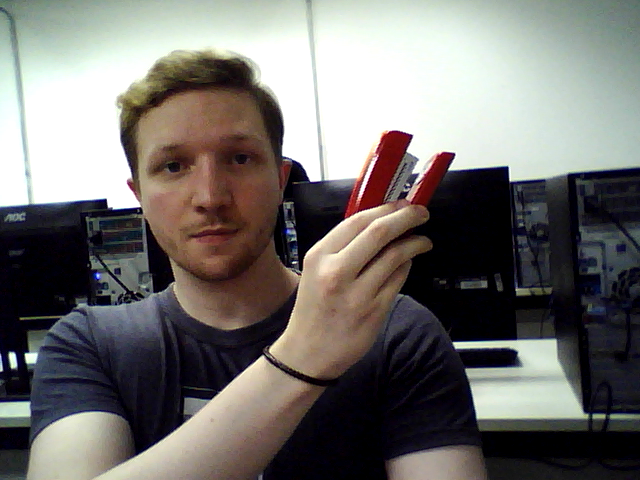
//> input picture Relatorio_Lab04/Ex_02/gab_original.png, 640 x 480 px, given in place of the camera
$ ./Equalize_Calc_Hist   (built with g++ and OpenCV 4)
//> lines starting //> are read from the running program, lines starting //| are printed output that depends on the picture
#include "opencv2/imgcodecs.hpp"
#include "opencv2/highgui.hpp"
#include "opencv2/imgproc.hpp"
#include <iostream>

using namespace cv;
using namespace std;

void plotHistogram(const Mat& image, Mat& histImage) {
    int histSize = 256;
    float range[] = { 0, 256 };
    const float* histRange[] = { range };
    bool uniform = true, accumulate = false;

    // Calcular histogramas para os canais B, G e R
    Mat b_hist, g_hist, r_hist;
    vector<Mat> bgr_planes;
    split(image, bgr_planes);
    calcHist(&bgr_planes[0], 1, 0, Mat(), b_hist, 1, &histSize, histRange, uniform, accumulate);
    calcHist(&bgr_planes[1], 1, 0, Mat(), g_hist, 1, &histSize, histRange, uniform, accumulate);
    calcHist(&bgr_planes[2], 1, 0, Mat(), r_hist, 1, &histSize, histRange, uniform, accumulate);

    // Normalizar os histogramas
    normalize(b_hist, b_hist, 0, histImage.rows, NORM_MINMAX, -1, Mat());
    normalize(g_hist, g_hist, 0, histImage.rows, NORM_MINMAX, -1, Mat());
    normalize(r_hist, r_hist, 0, histImage.rows, NORM_MINMAX, -1, Mat());

    // Desenhar os histogramas
    int hist_w = 512;
    int bin_w = cvRound((double)hist_w / histSize);

    for (int i = 1; i < histSize; i++) {
        line(histImage, Point(bin_w * (i - 1), histImage.rows - cvRound(b_hist.at<float>(i - 1))),
             Point(bin_w * i, histImage.rows - cvRound(b_hist.at<float>(i))),
             Scalar(255, 0, 0), 2, 8, 0); // Canal B

        line(histImage, Point(bin_w * (i - 1), histImage.rows - cvRound(g_hist.at<float>(i - 1))),
             Point(bin_w * i, histImage.rows - cvRound(g_hist.at<float>(i))),
             Scalar(0, 255, 0), 2, 8, 0); // Canal G

        line(histImage, Point(bin_w * (i - 1), histImage.rows - cvRound(r_hist.at<float>(i - 1))),
             Point(bin_w * i, histImage.rows - cvRound(r_hist.at<float>(i))),
             Scalar(0, 0, 255), 2, 8, 0); // Canal R
    }
}

int main() {
    VideoCapture cap(0); // Captura da câmera padrão
    if (!cap.isOpened()) {
        cout << "Erro ao abrir a câmera!" << endl;
        return -1;
    }

    while (true) {
        Mat frame;
        cap >> frame; // Captura o quadro da webcam
//> frame is the input picture: 480 rows x 640 cols, CV_8UC3; mean B, G, R 110.2, 113.3, 116.2

        if (frame.empty()) {
            cout << "Quadro vazio, encerrando!" << endl;
            break;
        }

        // Converter para escala de cinza
        Mat gray;
        cvtColor(frame, gray, COLOR_BGR2GRAY);
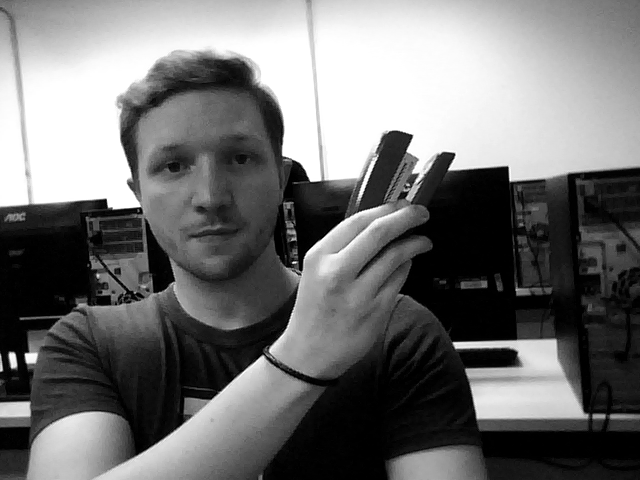
//> gray: 480 rows x 640 cols, CV_8UC1; min 0, max 255, mean 113.8

        // Aplicar equalização de histograma
        Mat equalized;
        equalizeHist(gray, equalized);
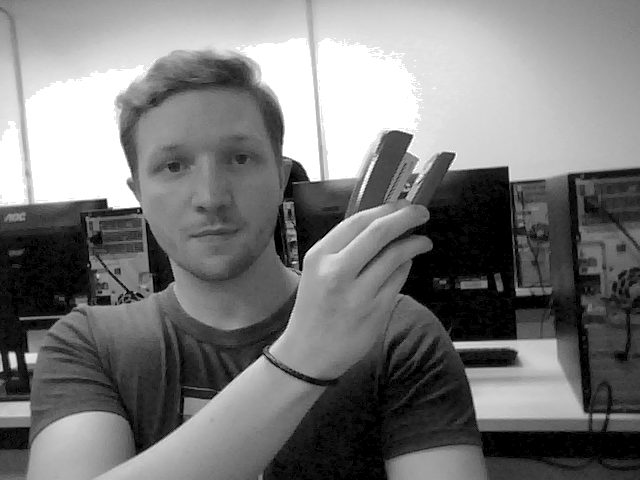
//> equalized: 480 rows x 640 cols, CV_8UC1; min 0, max 255, mean 121.5

        // Gerar histogramas
        Mat histImage(400, 512, CV_8UC3, Scalar(0, 0, 0));
        plotHistogram(frame, histImage);
//> in plotHistogram, `split(image, bgr_planes);`:
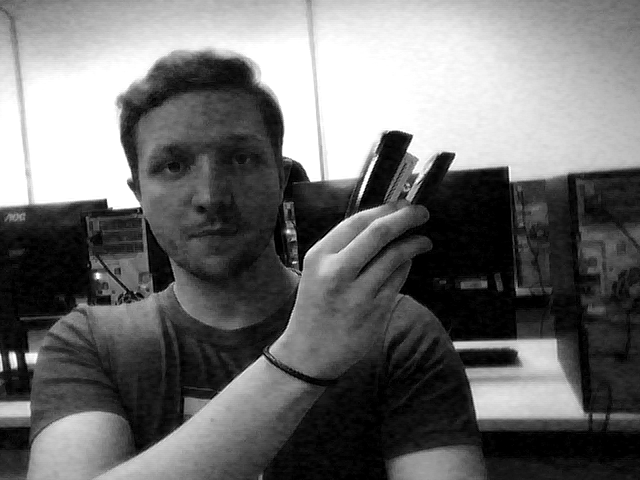
//> bgr_planes[0]: 480 rows x 640 cols, CV_8UC1; min 0, max 255, mean 110.2
//> in plotHistogram, `split(image, bgr_planes);`:
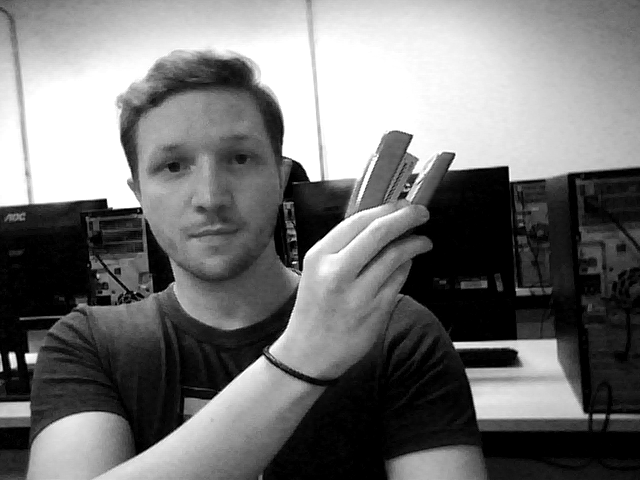
//> bgr_planes[2]: 480 rows x 640 cols, CV_8UC1; min 0, max 255, mean 116.2
//> in plotHistogram, `calcHist(&bgr_planes[0], 1, 0, Mat(), b_hist, 1, &histSize, histRange,..`: b_hist = 256 values, max 28832 at index 255, min 411 at index 164, mean 1200
//> in plotHistogram, `calcHist(&bgr_planes[1], 1, 0, Mat(), g_hist, 1, &histSize, histRange,..`: g_hist = 256 values, max 43042 at index 0, min 376 at index 173, mean 1200
//> in plotHistogram, `calcHist(&bgr_planes[2], 1, 0, Mat(), r_hist, 1, &histSize, histRange,..`: r_hist = 256 values, max 30023 at index 0, min 614 at index 129, mean 1200
//> in plotHistogram, `normalize(b_hist, b_hist, 0, histImage.rows, NORM_MINMAX, -1, Mat());`: b_hist = 256 values, max 400 at index 255, min 0 at index 164, mean 11.1
//> in plotHistogram, `normalize(g_hist, g_hist, 0, histImage.rows, NORM_MINMAX, -1, Mat());`: g_hist = 256 values, max 400 at index 0, min 0 at index 173, mean 7.73
//> in plotHistogram, `normalize(r_hist, r_hist, 0, histImage.rows, NORM_MINMAX, -1, Mat());`: r_hist = 256 values, max 400 at index 0, min 0 at index 129, mean 7.97
//> after the loop in plotHistogram, `for (int i = 1; i < histSize; i++)`:
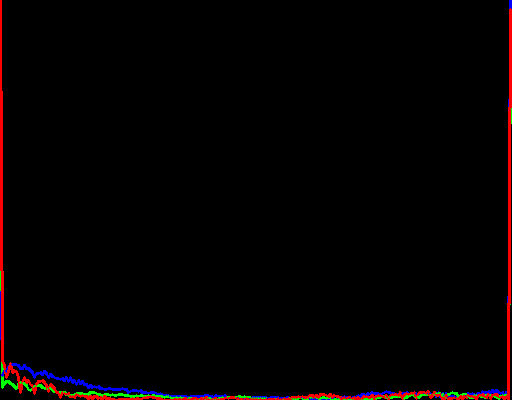
//> histImage: 400 rows x 512 cols, CV_8UC3; mean B, G, R 1.4, 1.2, 4.7

        // Exibir imagens
        imshow("Imagem Original", frame);
        imshow("Imagem em Escala de Cinza", gray);
        imshow("Imagem Equalizada", equalized);
        imshow("Histograma", histImage);

        // Espera por uma tecla
        char c = (char)waitKey(30);
//> the 'q' key is pressed
        if (c == 'q') {
            break; // Encerra se 'q' for pressionado
        } else if (c == 's') {
            // Salva todas as imagens e histogramas
            imwrite("imagem_original.png", frame);
            imwrite("imagem_gray.png", gray);
            imwrite("imagem_equalizada.png", equalized);
            imwrite("histograma_imagem.png", histImage);
            cout << "Imagens e histogramas salvos!" << endl;
        }
    }

    // Libera a captura e fecha todas as janelas
    cap.release();
    destroyAllWindows();

    return 0;
}

$ run again, on Relatorio_Lab04/Ex_02/kelvin_original.png
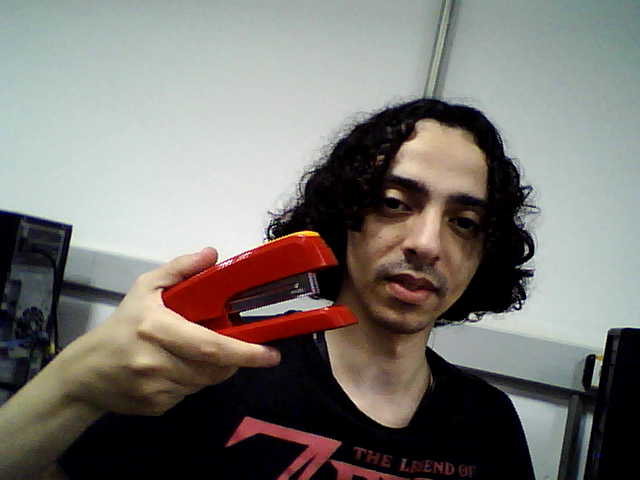
//> input picture Relatorio_Lab04/Ex_02/kelvin_original.png, 640 x 480 px, given in place of the camera
//> frame is the input picture: 480 rows x 640 cols, CV_8UC3; mean B, G, R 113.9, 118.6, 121.8
//> in plotHistogram, `split(image, bgr_planes);`:
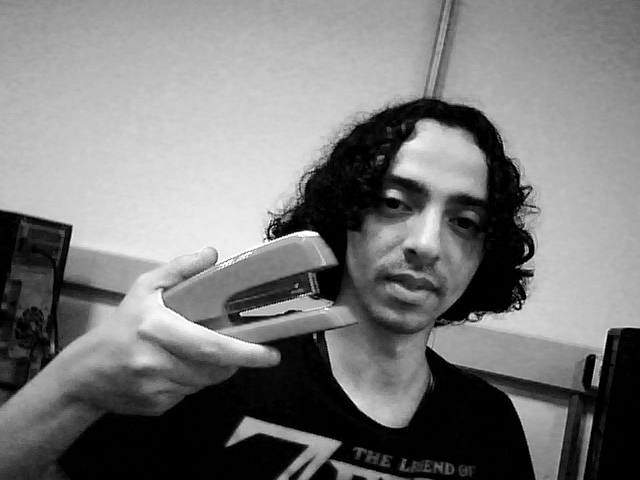
//> bgr_planes[2]: 480 rows x 640 cols, CV_8UC1; min 0, max 255, mean 121.8
//> in plotHistogram, `calcHist(&bgr_planes[0], 1, 0, Mat(), b_hist, 1, &histSize, histRange,..`: b_hist = 256 values, max 32103 at index 0, min 1 at index 248, mean 1200
//> in plotHistogram, `calcHist(&bgr_planes[1], 1, 0, Mat(), g_hist, 1, &histSize, histRange,..`: g_hist = 256 values, max 49682 at index 0, min 3 at index 249, mean 1200
//> in plotHistogram, `calcHist(&bgr_planes[2], 1, 0, Mat(), r_hist, 1, &histSize, histRange,..`: r_hist = 256 values, max 39278 at index 0, min 8 at index 254, mean 1200
//> in plotHistogram, `normalize(b_hist, b_hist, 0, histImage.rows, NORM_MINMAX, -1, Mat());`: b_hist = 256 values, max 400 at index 0, min 0 at index 248, mean 14.94
//> in plotHistogram, `normalize(g_hist, g_hist, 0, histImage.rows, NORM_MINMAX, -1, Mat());`: g_hist = 256 values, max 400 at index 0, min 0 at index 249, mean 9.64
//> in plotHistogram, `normalize(r_hist, r_hist, 0, histImage.rows, NORM_MINMAX, -1, Mat());`: r_hist = 256 values, max 400 at index 0, min 0 at index 254, mean 12.14
//> after the loop in plotHistogram, `for (int i = 1; i < histSize; i++)`:
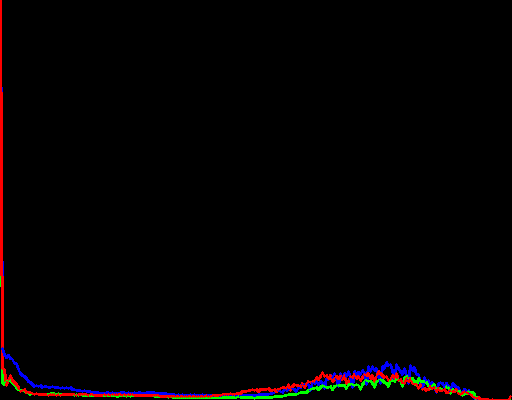
//> histImage: 400 rows x 512 cols, CV_8UC3; mean B, G, R 2, 1.3, 3.3
